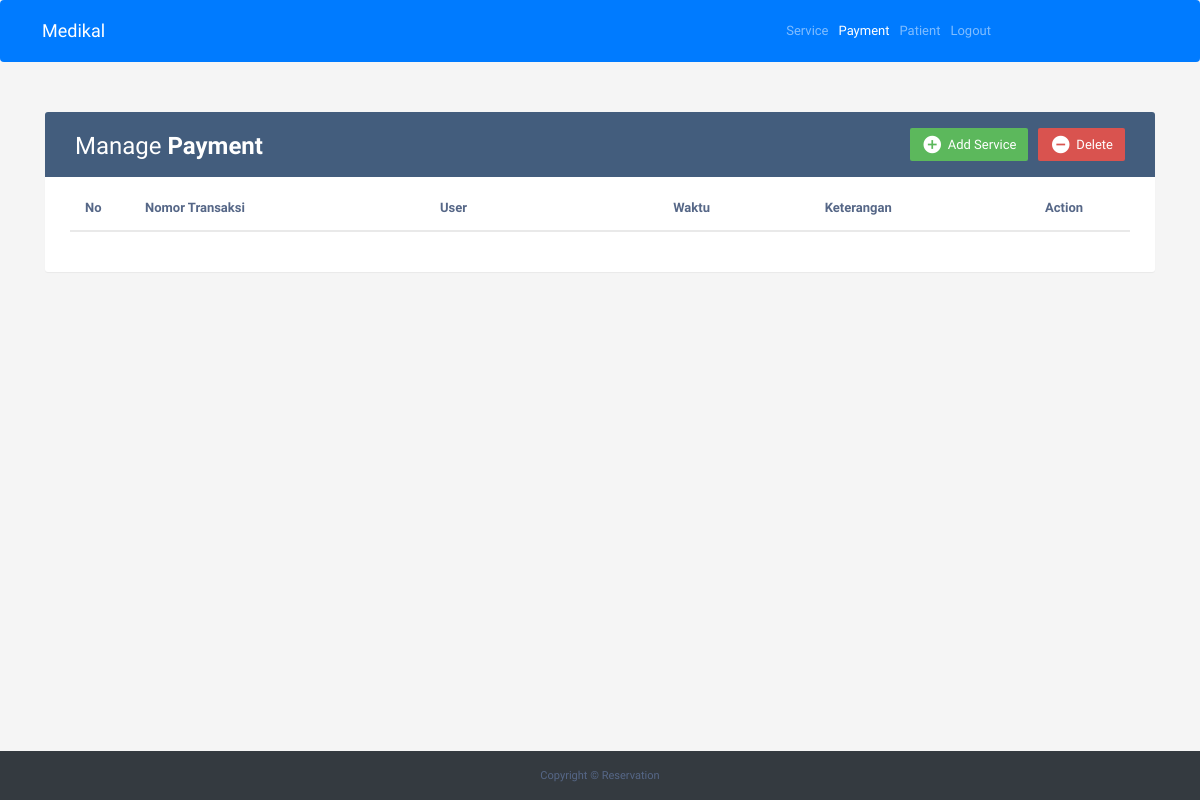
Page /index.php/home/viewAdminPembayaran on the earlier database version.
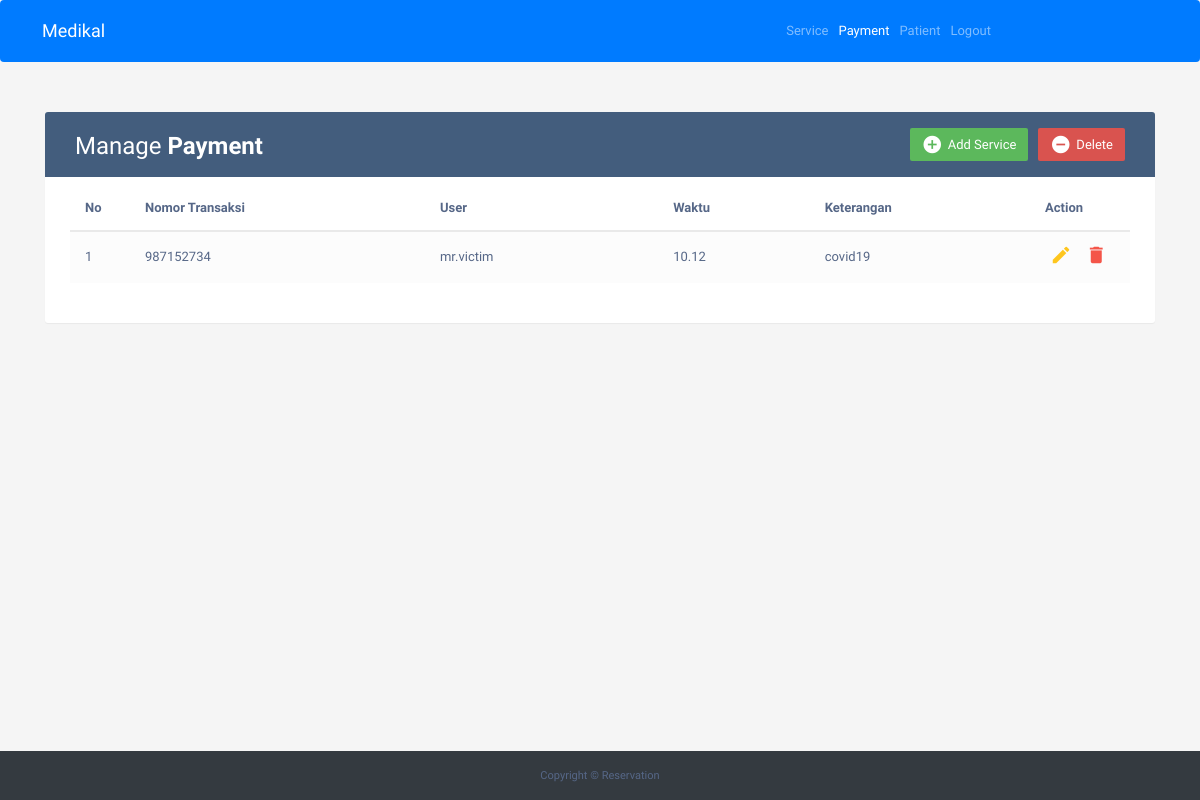
Same page on the later database version.
### tables this page shows
CREATE TABLE `pembayaran` (
  `id_transaksi` int(3) NOT NULL,
  `no_transaksi` varchar(50) NOT NULL,
  `nama_pasien` varchar(50) NOT NULL,
  `waktu` varchar(50) NOT NULL,
  `keterangan` varchar(50) NOT NULL
);

### application/controllers/Home.php (called while the page is built, shortened)
<?php
class Home extends CI_Controller{
	public function __construct(){
		$this->load->model('User_model');
		$this->load->model('Admin_model');
		$this->load->helper('url');
	}
	public function viewAdminPembayaran(){
		$data['pembayaran'] = $this->Admin_model->tampil_data_pembayaran()->result();
		$this->load->view('home/cek_pembayaran',$data);
		$this->load->view('templates/footer_admin');
	}
}
?>

### index.php (called while the page is built, shortened)
<?php
require_once BASEPATH.'core/CodeIgniter.php';

### application/models/Admin_model.php (called while the page is built, shortened)
<?php
class Admin_model extends CI_model{
	public function tampil_data_pembayaran(){
        return $this->db->get('pembayaran');
	}
}
?>

### application/views/home/cek_pembayaran.php (the view, shortened to what this page needs)
<!DOCTYPE html>
<html lang="en">
	<head>
		<link rel="stylesheet" href="https://maxcdn.bootstrapcdn.com/bootstrap/4.0.0/css/bootstrap.min.css">
		<link rel="stylesheet" href="https://maxcdn.bootstrapcdn.com/font-awesome/4.7.0/css/font-awesome.min.css">
		<link rel="stylesheet" href="https://maxcdn.bootstrapcdn.com/bootstrap/3.3.7/css/bootstrap.min.css">
	</head>
	<body>
		<nav class="navbar navbar-expand-lg navbar-dark bg-primary">
			<div class="position">
				<a class="navbar-brand" href="#">Medikal</a>
			</div>
			<div class="collapse navbar-collapse" id="navbarNavAltMarkup">
				<div class="navbar-nav">
					<a class="nav-item nav-link" href="<?php echo base_url('Home/viewAdmin')?>">Service</span></a>
					<a class="nav-item nav-link active ml-auto" href="<?php echo base_url('Home/viewAdminPembayaran')?>">Payment<span class="sr-only">(current)</a>
					<a class="nav-item nav-link" href="<?php echo base_url('Home/viewAdminCustomer')?>">Patient</a>
					<a class="nav-item nav-link" href="<?php echo base_url('Home/logout'); ?>">Logout</a>
				</div>
			</div>
		</nav>
		<div class="container">
			<div class="table-wrapper">
				<div class="table-title">
					<div class="row">
						<div class="col-sm-6">
							<h2>Manage <b>Payment</b></h2>
						</div>
						<div class="col-sm-6">
							<a href="#deleteEmployeeModalWhole" class="btn btn-danger" data-toggle="modal"><i class="material-icons">&#xE15C;</i> <span>Delete</span></a>
							<a href="#addEmployeeModal" class="btn btn-success" data-toggle="modal"><i class="material-icons">&#xE147;</i> <span>Add Service</span></a>
						</div>
					</div>
				</div>
				<table class="table table-striped table-hover">
				<thead>
						<tr>
							<th>No</th>
							<th>Nomor Transaksi</th>
							<th style="width: 22%;">User</th>
							<th>Waktu</th>
							<th>Keterangan</th>
							<th>Action</th>
						</tr>
					</thead>
					<?php
						$no = 1;
						foreach($pembayaran as $u){
					?>
					<tbody>
						<tr>
							<td> <?php echo $no++ ?> </td>
							<td> <?php echo $u->no_transaksi ?> </td>
							<td> <?php echo $u->nama_pasien ?> </td>
							<td> <?php echo $u->waktu ?> </td>
							<td> <?php echo $u->keterangan ?> </td>
							<td>
								<a href="#editEmployeeModal<?php echo $u->id_transaksi;?>" class="edit" data-toggle="modal"><i class="material-icons" data-toggle="tooltip" title="Edit">&#xE254;</i></a>
								<a href="#deleteEmployeeModal<?php echo $u->id_transaksi;?>" class="delete" data-toggle="modal"><i class="material-icons" data-toggle="tooltip" title="Delete">&#xE872;</i></a>
							</td>
						</tr>
					</tbody>
					<?php } ?>
				</table>
			</div>
		</div>
	</body>
</html>

Differences in the rows shown:
added pembayaran: no_transaksi "987152734", nama_pasien "mr.victim", waktu "10.12", keterangan "covid19"
